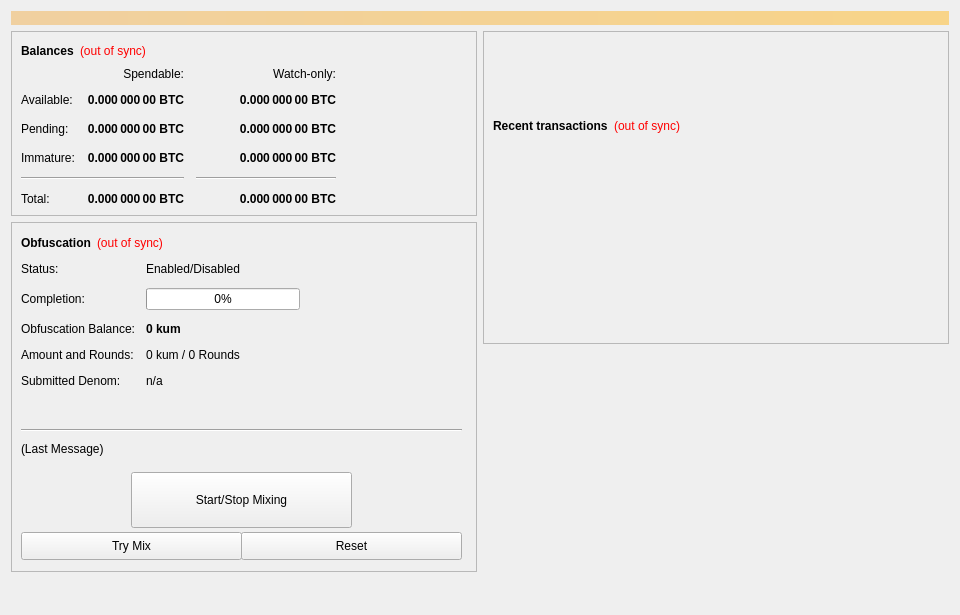
<?xml version="1.0" encoding="UTF-8"?>
<ui version="4.0">
 <class>OverviewPage</class>
 <widget class="QWidget" name="OverviewPage">
  <property name="geometry">
   <rect>
    <x>0</x>
    <y>0</y>
    <width>960</width>
    <height>615</height>
   </rect>
  </property>
  <property name="minimumSize">
   <size>
    <width>960</width>
    <height>0</height>
   </size>
  </property>
  <property name="windowTitle">
   <string>Form</string>
  </property>
  <layout class="QVBoxLayout" name="topLayout">
   <item>
    <widget class="QLabel" name="labelAlerts">
     <property name="visible">
      <bool>false</bool>
     </property>
     <property name="styleSheet">
      <string notr="true">background-color: qlineargradient(x1: 0, y1: 0, x2: 1, y2: 0, stop:0 #F0D0A0, stop:1 #F8D488); color:#000000;</string>
     </property>
     <property name="wordWrap">
      <bool>true</bool>
     </property>
     <property name="margin">
      <number>3</number>
     </property>
    </widget>
   </item>
   <item>
    <layout class="QHBoxLayout" name="horizontalLayout" stretch="1,1">
     <item>
      <layout class="QVBoxLayout" name="verticalLayout_2">
       <item>
        <widget class="QFrame" name="frame">
         <property name="frameShape">
          <enum>QFrame::StyledPanel</enum>
         </property>
         <property name="frameShadow">
          <enum>QFrame::Raised</enum>
         </property>
         <layout class="QVBoxLayout" name="verticalLayout_4">
          <item>
           <layout class="QHBoxLayout" name="horizontalLayout_4">
            <item>
             <widget class="QLabel" name="label_5">
              <property name="font">
               <font>
                <weight>75</weight>
                <bold>true</bold>
               </font>
              </property>
              <property name="text">
               <string>Balances</string>
              </property>
             </widget>
            </item>
            <item>
             <widget class="QLabel" name="labelWalletStatus">
              <property name="cursor">
               <cursorShape>WhatsThisCursor</cursorShape>
              </property>
              <property name="toolTip">
               <string>The displayed information may be out of date. Your wallet automatically synchronizes with the kum network after a connection is established, but this process has not completed yet.</string>
              </property>
              <property name="styleSheet">
               <string notr="true">QLabel { color: red; }</string>
              </property>
              <property name="text">
               <string notr="true">(out of sync)</string>
              </property>
              <property name="alignment">
               <set>Qt::AlignLeading|Qt::AlignLeft|Qt::AlignVCenter</set>
              </property>
             </widget>
            </item>
            <item>
             <spacer name="horizontalSpacer_3">
              <property name="orientation">
               <enum>Qt::Horizontal</enum>
              </property>
              <property name="sizeHint" stdset="0">
               <size>
                <width>40</width>
                <height>20</height>
               </size>
              </property>
             </spacer>
            </item>
           </layout>
          </item>
          <item>
           <layout class="QGridLayout" name="gridLayout">
            <property name="spacing">
             <number>12</number>
            </property>
            <item row="2" column="2">
             <widget class="QLabel" name="labelWatchPending">
              <property name="font">
               <font>
                <weight>75</weight>
                <bold>true</bold>
               </font>
              </property>
              <property name="cursor">
               <cursorShape>IBeamCursor</cursorShape>
              </property>
              <property name="toolTip">
               <string>Unconfirmed transactions to watch-only addresses</string>
              </property>
              <property name="text">
               <string notr="true">0.000 000 00 BTC</string>
              </property>
              <property name="alignment">
               <set>Qt::AlignRight|Qt::AlignTrailing|Qt::AlignVCenter</set>
              </property>
              <property name="textInteractionFlags">
               <set>Qt::LinksAccessibleByMouse|Qt::TextSelectableByKeyboard|Qt::TextSelectableByMouse</set>
              </property>
             </widget>
            </item>
            <item row="2" column="1">
             <widget class="QLabel" name="labelUnconfirmed">
              <property name="font">
               <font>
                <weight>75</weight>
                <bold>true</bold>
               </font>
              </property>
              <property name="cursor">
               <cursorShape>IBeamCursor</cursorShape>
              </property>
              <property name="toolTip">
               <string>Total of transactions that have yet to be confirmed, and do not yet count toward the spendable balance</string>
              </property>
              <property name="text">
               <string notr="true">0.000 000 00 BTC</string>
              </property>
              <property name="alignment">
               <set>Qt::AlignRight|Qt::AlignTrailing|Qt::AlignVCenter</set>
              </property>
              <property name="textInteractionFlags">
               <set>Qt::LinksAccessibleByMouse|Qt::TextSelectableByKeyboard|Qt::TextSelectableByMouse</set>
              </property>
             </widget>
            </item>
            <item row="3" column="2">
             <widget class="QLabel" name="labelWatchImmature">
              <property name="font">
               <font>
                <weight>75</weight>
                <bold>true</bold>
               </font>
              </property>
              <property name="cursor">
               <cursorShape>IBeamCursor</cursorShape>
              </property>
              <property name="toolTip">
               <string>Staked or masternode rewards in watch-only addresses that has not yet matured</string>
              </property>
              <property name="text">
               <string notr="true">0.000 000 00 BTC</string>
              </property>
              <property name="alignment">
               <set>Qt::AlignRight|Qt::AlignTrailing|Qt::AlignVCenter</set>
              </property>
              <property name="textInteractionFlags">
               <set>Qt::LinksAccessibleByMouse|Qt::TextSelectableByKeyboard|Qt::TextSelectableByMouse</set>
              </property>
             </widget>
            </item>
            <item row="4" column="0" colspan="2">
             <widget class="Line" name="lineSpendableBalance">
              <property name="orientation">
               <enum>Qt::Horizontal</enum>
              </property>
             </widget>
            </item>
            <item row="4" column="2">
             <widget class="Line" name="lineWatchBalance">
              <property name="sizePolicy">
               <sizepolicy hsizetype="Preferred" vsizetype="Fixed">
                <horstretch>0</horstretch>
                <verstretch>0</verstretch>
               </sizepolicy>
              </property>
              <property name="minimumSize">
               <size>
                <width>140</width>
                <height>0</height>
               </size>
              </property>
              <property name="orientation">
               <enum>Qt::Horizontal</enum>
              </property>
             </widget>
            </item>
            <item row="5" column="0">
             <widget class="QLabel" name="labelTotalText">
              <property name="text">
               <string>Total:</string>
              </property>
             </widget>
            </item>
            <item row="3" column="1">
             <widget class="QLabel" name="labelImmature">
              <property name="font">
               <font>
                <weight>75</weight>
                <bold>true</bold>
               </font>
              </property>
              <property name="cursor">
               <cursorShape>IBeamCursor</cursorShape>
              </property>
              <property name="toolTip">
               <string>Staked or masternode rewards that has not yet matured</string>
              </property>
              <property name="text">
               <string notr="true">0.000 000 00 BTC</string>
              </property>
              <property name="alignment">
               <set>Qt::AlignRight|Qt::AlignTrailing|Qt::AlignVCenter</set>
              </property>
              <property name="textInteractionFlags">
               <set>Qt::LinksAccessibleByMouse|Qt::TextSelectableByKeyboard|Qt::TextSelectableByMouse</set>
              </property>
             </widget>
            </item>
            <item row="2" column="3">
             <spacer name="horizontalSpacer_2">
              <property name="orientation">
               <enum>Qt::Horizontal</enum>
              </property>
              <property name="sizeHint" stdset="0">
               <size>
                <width>40</width>
                <height>20</height>
               </size>
              </property>
             </spacer>
            </item>
            <item row="3" column="0">
             <widget class="QLabel" name="labelImmatureText">
              <property name="text">
               <string>Immature:</string>
              </property>
             </widget>
            </item>
            <item row="5" column="1">
             <widget class="QLabel" name="labelTotal">
              <property name="font">
               <font>
                <weight>75</weight>
                <bold>true</bold>
               </font>
              </property>
              <property name="cursor">
               <cursorShape>IBeamCursor</cursorShape>
              </property>
              <property name="toolTip">
               <string>Your current total balance</string>
              </property>
              <property name="text">
               <string notr="true">0.000 000 00 BTC</string>
              </property>
              <property name="alignment">
               <set>Qt::AlignRight|Qt::AlignTrailing|Qt::AlignVCenter</set>
              </property>
              <property name="textInteractionFlags">
               <set>Qt::LinksAccessibleByMouse|Qt::TextSelectableByKeyboard|Qt::TextSelectableByMouse</set>
              </property>
             </widget>
            </item>
            <item row="5" column="2">
             <widget class="QLabel" name="labelWatchTotal">
              <property name="font">
               <font>
                <weight>75</weight>
                <bold>true</bold>
               </font>
              </property>
              <property name="cursor">
               <cursorShape>IBeamCursor</cursorShape>
              </property>
              <property name="toolTip">
               <string>Current total balance in watch-only addresses</string>
              </property>
              <property name="text">
               <string notr="true">0.000 000 00 BTC</string>
              </property>
              <property name="alignment">
               <set>Qt::AlignRight|Qt::AlignTrailing|Qt::AlignVCenter</set>
              </property>
              <property name="textInteractionFlags">
               <set>Qt::LinksAccessibleByMouse|Qt::TextSelectableByKeyboard|Qt::TextSelectableByMouse</set>
              </property>
             </widget>
            </item>
            <item row="0" column="2">
             <widget class="QLabel" name="labelWatchonly">
              <property name="text">
               <string>Watch-only:</string>
              </property>
              <property name="alignment">
               <set>Qt::AlignRight|Qt::AlignTrailing|Qt::AlignVCenter</set>
              </property>
             </widget>
            </item>
            <item row="1" column="0">
             <widget class="QLabel" name="labelBalanceText">
              <property name="text">
               <string>Available:</string>
              </property>
             </widget>
            </item>
            <item row="1" column="1">
             <widget class="QLabel" name="labelBalance">
              <property name="font">
               <font>
                <weight>75</weight>
                <bold>true</bold>
               </font>
              </property>
              <property name="cursor">
               <cursorShape>IBeamCursor</cursorShape>
              </property>
              <property name="toolTip">
               <string>Your current spendable balance</string>
              </property>
              <property name="text">
               <string notr="true">0.000 000 00 BTC</string>
              </property>
              <property name="alignment">
               <set>Qt::AlignRight|Qt::AlignTrailing|Qt::AlignVCenter</set>
              </property>
              <property name="textInteractionFlags">
               <set>Qt::LinksAccessibleByMouse|Qt::TextSelectableByKeyboard|Qt::TextSelectableByMouse</set>
              </property>
             </widget>
            </item>
            <item row="1" column="2">
             <widget class="QLabel" name="labelWatchAvailable">
              <property name="font">
               <font>
                <weight>75</weight>
                <bold>true</bold>
               </font>
              </property>
              <property name="cursor">
               <cursorShape>IBeamCursor</cursorShape>
              </property>
              <property name="toolTip">
               <string>Your current balance in watch-only addresses</string>
              </property>
              <property name="text">
               <string notr="true">0.000 000 00 BTC</string>
              </property>
              <property name="alignment">
               <set>Qt::AlignRight|Qt::AlignTrailing|Qt::AlignVCenter</set>
              </property>
              <property name="textInteractionFlags">
               <set>Qt::LinksAccessibleByMouse|Qt::TextSelectableByKeyboard|Qt::TextSelectableByMouse</set>
              </property>
             </widget>
            </item>
            <item row="2" column="0">
             <widget class="QLabel" name="labelPendingText">
              <property name="text">
               <string>Pending:</string>
              </property>
             </widget>
            </item>
            <item row="0" column="1">
             <widget class="QLabel" name="labelSpendable">
              <property name="text">
               <string>Spendable:</string>
              </property>
              <property name="alignment">
               <set>Qt::AlignRight|Qt::AlignTrailing|Qt::AlignVCenter</set>
              </property>
             </widget>
            </item>
           </layout>
          </item>
         </layout>
        </widget>
       </item>
       <item>
        <widget class="QFrame" name="frameObfuscation">
         <property name="minimumSize">
          <size>
           <width>0</width>
           <height>350</height>
          </size>
         </property>
         <property name="layoutDirection">
          <enum>Qt::LeftToRight</enum>
         </property>
         <property name="frameShape">
          <enum>QFrame::StyledPanel</enum>
         </property>
         <property name="frameShadow">
          <enum>QFrame::Raised</enum>
         </property>
         <widget class="QWidget" name="formLayoutWidget">
          <property name="geometry">
           <rect>
            <x>10</x>
            <y>40</y>
            <width>451</width>
            <height>161</height>
           </rect>
          </property>
          <layout class="QFormLayout" name="formLayout">
           <property name="fieldGrowthPolicy">
            <enum>QFormLayout::AllNonFixedFieldsGrow</enum>
           </property>
           <property name="horizontalSpacing">
            <number>11</number>
           </property>
           <property name="verticalSpacing">
            <number>12</number>
           </property>
           <item row="0" column="0">
            <widget class="QLabel" name="label_6">
             <property name="text">
              <string>Status:</string>
             </property>
            </widget>
           </item>
           <item row="1" column="0">
            <widget class="QLabel" name="label_7">
             <property name="text">
              <string>Completion:</string>
             </property>
            </widget>
           </item>
           <item row="1" column="1">
            <widget class="QProgressBar" name="obfuscationProgress">
             <property name="maximumSize">
              <size>
               <width>154</width>
               <height>16777215</height>
              </size>
             </property>
             <property name="value">
              <number>0</number>
             </property>
            </widget>
           </item>
           <item row="2" column="0">
            <widget class="QLabel" name="labelAnonymizedText">
             <property name="text">
              <string>Obfuscation Balance:</string>
             </property>
            </widget>
           </item>
           <item row="2" column="1">
            <widget class="QLabel" name="labelAnonymized">
             <property name="font">
              <font>
               <weight>75</weight>
               <bold>true</bold>
              </font>
             </property>
             <property name="text">
              <string notr="true">0 kum</string>
             </property>
            </widget>
           </item>
           <item row="3" column="0">
            <widget class="QLabel" name="label_8">
             <property name="text">
              <string>Amount and Rounds:</string>
             </property>
            </widget>
           </item>
           <item row="3" column="1">
            <widget class="QLabel" name="labelAmountRounds">
             <property name="text">
              <string>0 kum / 0 Rounds</string>
             </property>
            </widget>
           </item>
           <item row="4" column="0">
            <widget class="QLabel" name="label_9">
             <property name="text">
              <string>Submitted Denom:</string>
             </property>
            </widget>
           </item>
           <item row="4" column="1">
            <widget class="QLabel" name="labelSubmittedDenom">
             <property name="toolTip">
              <string>The denominations you submitted to the Masternode.&lt;br&gt;To mix, other users must submit the exact same denominations.</string>
             </property>
             <property name="text">
              <string>n/a</string>
             </property>
            </widget>
           </item>
           <item row="0" column="1">
            <widget class="QLabel" name="obfuscationEnabled">
             <property name="text">
              <string>Enabled/Disabled</string>
             </property>
            </widget>
           </item>
          </layout>
         </widget>
         <widget class="QPushButton" name="runAutoDenom">
          <property name="geometry">
           <rect>
            <x>251</x>
            <y>17</y>
            <width>1</width>
            <height>1</height>
           </rect>
          </property>
          <property name="palette">
           <palette>
            <active>
             <colorrole role="WindowText">
              <brush brushstyle="SolidPattern">
               <color alpha="255">
                <red>0</red>
                <green>0</green>
                <blue>0</blue>
               </color>
              </brush>
             </colorrole>
             <colorrole role="Button">
              <brush brushstyle="SolidPattern">
               <color alpha="255">
                <red>239</red>
                <green>238</green>
                <blue>238</blue>
               </color>
              </brush>
             </colorrole>
             <colorrole role="Light">
              <brush brushstyle="SolidPattern">
               <color alpha="255">
                <red>255</red>
                <green>255</green>
                <blue>255</blue>
               </color>
              </brush>
             </colorrole>
             <colorrole role="Midlight">
              <brush brushstyle="SolidPattern">
               <color alpha="255">
                <red>247</red>
                <green>246</green>
                <blue>246</blue>
               </color>
              </brush>
             </colorrole>
             <colorrole role="Dark">
              <brush brushstyle="SolidPattern">
               <color alpha="255">
                <red>119</red>
                <green>119</green>
                <blue>119</blue>
               </color>
              </brush>
             </colorrole>
             <colorrole role="Mid">
              <brush brushstyle="SolidPattern">
               <color alpha="255">
                <red>159</red>
                <green>159</green>
                <blue>159</blue>
               </color>
              </brush>
             </colorrole>
             <colorrole role="Text">
              <brush brushstyle="SolidPattern">
               <color alpha="255">
                <red>0</red>
                <green>0</green>
                <blue>0</blue>
               </color>
              </brush>
             </colorrole>
             <colorrole role="BrightText">
              <brush brushstyle="SolidPattern">
               <color alpha="255">
                <red>255</red>
                <green>255</green>
                <blue>255</blue>
               </color>
              </brush>
             </colorrole>
             <colorrole role="ButtonText">
              <brush brushstyle="SolidPattern">
               <color alpha="255">
                <red>0</red>
                <green>0</green>
                <blue>0</blue>
               </color>
              </brush>
             </colorrole>
             <colorrole role="Base">
              <brush brushstyle="SolidPattern">
               <color alpha="255">
                <red>255</red>
                <green>255</green>
                <blue>255</blue>
               </color>
              </brush>
             </colorrole>
             <colorrole role="Window">
              <brush brushstyle="SolidPattern">
               <color alpha="255">
                <red>239</red>
                <green>238</green>
                <blue>238</blue>
               </color>
              </brush>
             </colorrole>
             <colorrole role="Shadow">
              <brush brushstyle="SolidPattern">
               <color alpha="255">
                <red>0</red>
                <green>0</green>
                <blue>0</blue>
               </color>
              </brush>
             </colorrole>
             <colorrole role="AlternateBase">
              <brush brushstyle="SolidPattern">
               <color alpha="255">
                <red>247</red>
                <green>246</green>
                <blue>246</blue>
               </color>
              </brush>
             </colorrole>
             <colorrole role="ToolTipBase">
              <brush brushstyle="SolidPattern">
               <color alpha="255">
                <red>255</red>
                <green>255</green>
                <blue>220</blue>
               </color>
              </brush>
             </colorrole>
             <colorrole role="ToolTipText">
              <brush brushstyle="SolidPattern">
               <color alpha="255">
                <red>0</red>
                <green>0</green>
                <blue>0</blue>
               </color>
              </brush>
             </colorrole>
            </active>
            <inactive>
             <colorrole role="WindowText">
              <brush brushstyle="SolidPattern">
               <color alpha="255">
                <red>0</red>
                <green>0</green>
                <blue>0</blue>
               </color>
              </brush>
             </colorrole>
             <colorrole role="Button">
              <brush brushstyle="SolidPattern">
               <color alpha="255">
                <red>239</red>
                <green>238</green>
                <blue>238</blue>
               </color>
              </brush>
             </colorrole>
             <colorrole role="Light">
              <brush brushstyle="SolidPattern">
               <color alpha="255">
                <red>255</red>
                <green>255</green>
                <blue>255</blue>
               </color>
              </brush>
             </colorrole>
             <colorrole role="Midlight">
              <brush brushstyle="SolidPattern">
               <color alpha="255">
                <red>247</red>
                <green>246</green>
                <blue>246</blue>
               </color>
              </brush>
             </colorrole>
             <colorrole role="Dark">
              <brush brushstyle="SolidPattern">
               <color alpha="255">
                <red>119</red>
                <green>119</green>
                <blue>119</blue>
               </color>
              </brush>
             </colorrole>
             <colorrole role="Mid">
              <brush brushstyle="SolidPattern">
               <color alpha="255">
                <red>159</red>
                <green>159</green>
                <blue>159</blue>
               </color>
              </brush>
             </colorrole>
             <colorrole role="Text">
              <brush brushstyle="SolidPattern">
               <color alpha="255">
                <red>0</red>
                <green>0</green>
                <blue>0</blue>
               </color>
              </brush>
             </colorrole>
             <colorrole role="BrightText">
              <brush brushstyle="SolidPattern">
               <color alpha="255">
                <red>255</red>
                <green>255</green>
                <blue>255</blue>
               </color>
              </brush>
             </colorrole>
             <colorrole role="ButtonText">
              <brush brushstyle="SolidPattern">
               <color alpha="255">
                <red>0</red>
                <green>0</green>
                <blue>0</blue>
               </color>
              </brush>
             </colorrole>
             <colorrole role="Base">
              <brush brushstyle="SolidPattern">
               <color alpha="255">
                <red>255</red>
                <green>255</green>
                <blue>255</blue>
               </color>
              </brush>
             </colorrole>
             <colorrole role="Window">
              <brush brushstyle="SolidPattern">
               <color alpha="255">
                <red>239</red>
                <green>238</green>
                <blue>238</blue>
               </color>
              </brush>
             </colorrole>
             <colorrole role="Shadow">
              <brush brushstyle="SolidPattern">
               <color alpha="255">
                <red>0</red>
                <green>0</green>
                <blue>0</blue>
               </color>
              </brush>
             </colorrole>
             <colorrole role="AlternateBase">
              <brush brushstyle="SolidPattern">
               <color alpha="255">
                <red>247</red>
                <green>246</green>
                <blue>246</blue>
               </color>
              </brush>
             </colorrole>
             <colorrole role="ToolTipBase">
              <brush brushstyle="SolidPattern">
               <color alpha="255">
                <red>255</red>
                <green>255</green>
                <blue>220</blue>
               </color>
              </brush>
             </colorrole>
             <colorrole role="ToolTipText">
              <brush brushstyle="SolidPattern">
               <color alpha="255">
                <red>0</red>
                <green>0</green>
                <blue>0</blue>
               </color>
              </brush>
             </colorrole>
            </inactive>
            <disabled>
             <colorrole role="WindowText">
              <brush brushstyle="SolidPattern">
               <color alpha="255">
                <red>119</red>
                <green>119</green>
                <blue>119</blue>
               </color>
              </brush>
             </colorrole>
             <colorrole role="Button">
              <brush brushstyle="SolidPattern">
               <color alpha="255">
                <red>239</red>
                <green>238</green>
                <blue>238</blue>
               </color>
              </brush>
             </colorrole>
             <colorrole role="Light">
              <brush brushstyle="SolidPattern">
               <color alpha="255">
                <red>255</red>
                <green>255</green>
                <blue>255</blue>
               </color>
              </brush>
             </colorrole>
             <colorrole role="Midlight">
              <brush brushstyle="SolidPattern">
               <color alpha="255">
                <red>247</red>
                <green>246</green>
                <blue>246</blue>
               </color>
              </brush>
             </colorrole>
             <colorrole role="Dark">
              <brush brushstyle="SolidPattern">
               <color alpha="255">
                <red>119</red>
                <green>119</green>
                <blue>119</blue>
               </color>
              </brush>
             </colorrole>
             <colorrole role="Mid">
              <brush brushstyle="SolidPattern">
               <color alpha="255">
                <red>159</red>
                <green>159</green>
                <blue>159</blue>
               </color>
              </brush>
             </colorrole>
             <colorrole role="Text">
              <brush brushstyle="SolidPattern">
               <color alpha="255">
                <red>119</red>
                <green>119</green>
                <blue>119</blue>
               </color>
              </brush>
             </colorrole>
             <colorrole role="BrightText">
              <brush brushstyle="SolidPattern">
               <color alpha="255">
                <red>255</red>
                <green>255</green>
                <blue>255</blue>
               </color>
              </brush>
             </colorrole>
             <colorrole role="ButtonText">
              <brush brushstyle="SolidPattern">
               <color alpha="255">
                <red>119</red>
                <green>119</green>
                <blue>119</blue>
               </color>
              </brush>
             </colorrole>
             <colorrole role="Base">
              <brush brushstyle="SolidPattern">
               <color alpha="255">
                <red>239</red>
                <green>238</green>
                <blue>238</blue>
               </color>
              </brush>
             </colorrole>
             <colorrole role="Window">
              <brush brushstyle="SolidPattern">
               <color alpha="255">
                <red>239</red>
                <green>238</green>
                <blue>238</blue>
               </color>
              </brush>
             </colorrole>
             <colorrole role="Shadow">
              <brush brushstyle="SolidPattern">
               <color alpha="255">
                <red>0</red>
                <green>0</green>
                <blue>0</blue>
               </color>
              </brush>
             </colorrole>
             <colorrole role="AlternateBase">
              <brush brushstyle="SolidPattern">
               <color alpha="255">
                <red>239</red>
                <green>238</green>
                <blue>238</blue>
               </color>
              </brush>
             </colorrole>
             <colorrole role="ToolTipBase">
              <brush brushstyle="SolidPattern">
               <color alpha="255">
                <red>255</red>
                <green>255</green>
                <blue>220</blue>
               </color>
              </brush>
             </colorrole>
             <colorrole role="ToolTipText">
              <brush brushstyle="SolidPattern">
               <color alpha="255">
                <red>0</red>
                <green>0</green>
                <blue>0</blue>
               </color>
              </brush>
             </colorrole>
            </disabled>
           </palette>
          </property>
          <property name="focusPolicy">
           <enum>Qt::NoFocus</enum>
          </property>
          <property name="autoFillBackground">
           <bool>true</bool>
          </property>
          <property name="text">
           <string/>
          </property>
          <property name="flat">
           <bool>true</bool>
          </property>
         </widget>
         <widget class="QPushButton" name="toggleObfuscation">
          <property name="geometry">
           <rect>
            <x>120</x>
            <y>250</y>
            <width>221</width>
            <height>56</height>
           </rect>
          </property>
          <property name="sizePolicy">
           <sizepolicy hsizetype="MinimumExpanding" vsizetype="Fixed">
            <horstretch>0</horstretch>
            <verstretch>0</verstretch>
           </sizepolicy>
          </property>
          <property name="text">
           <string>Start/Stop Mixing</string>
          </property>
         </widget>
         <widget class="Line" name="lineLastMessage">
          <property name="geometry">
           <rect>
            <x>10</x>
            <y>200</y>
            <width>441</width>
            <height>16</height>
           </rect>
          </property>
          <property name="orientation">
           <enum>Qt::Horizontal</enum>
          </property>
         </widget>
         <widget class="QLabel" name="obfuscationStatus">
          <property name="geometry">
           <rect>
            <x>10</x>
            <y>220</y>
            <width>451</width>
            <height>61</height>
           </rect>
          </property>
          <property name="minimumSize">
           <size>
            <width>288</width>
            <height>43</height>
           </size>
          </property>
          <property name="text">
           <string>(Last Message)</string>
          </property>
          <property name="alignment">
           <set>Qt::AlignLeading|Qt::AlignLeft|Qt::AlignTop</set>
          </property>
          <property name="wordWrap">
           <bool>true</bool>
          </property>
         </widget>
         <widget class="QPushButton" name="obfuscationAuto">
          <property name="geometry">
           <rect>
            <x>10</x>
            <y>310</y>
            <width>221</width>
            <height>28</height>
           </rect>
          </property>
          <property name="sizePolicy">
           <sizepolicy hsizetype="MinimumExpanding" vsizetype="Fixed">
            <horstretch>0</horstretch>
            <verstretch>0</verstretch>
           </sizepolicy>
          </property>
          <property name="toolTip">
           <string>Try to manually submit a Obfuscation request.</string>
          </property>
          <property name="text">
           <string>Try Mix</string>
          </property>
         </widget>
         <widget class="QPushButton" name="obfuscationReset">
          <property name="geometry">
           <rect>
            <x>230</x>
            <y>310</y>
            <width>221</width>
            <height>28</height>
           </rect>
          </property>
          <property name="sizePolicy">
           <sizepolicy hsizetype="MinimumExpanding" vsizetype="Fixed">
            <horstretch>0</horstretch>
            <verstretch>0</verstretch>
           </sizepolicy>
          </property>
          <property name="toolTip">
           <string>Reset the current status of Obfuscation (can interrupt Obfuscation if it's in the process of Mixing, which can cost you money!)</string>
          </property>
          <property name="autoFillBackground">
           <bool>false</bool>
          </property>
          <property name="text">
           <string>Reset</string>
          </property>
         </widget>
         <widget class="QWidget" name="layoutWidget">
          <property name="geometry">
           <rect>
            <x>10</x>
            <y>10</y>
            <width>431</width>
            <height>22</height>
           </rect>
          </property>
          <layout class="QHBoxLayout" name="horizontalLayout_5">
           <item>
            <widget class="QLabel" name="label_2">
             <property name="font">
              <font>
               <weight>75</weight>
               <bold>true</bold>
              </font>
             </property>
             <property name="text">
              <string>Obfuscation</string>
             </property>
            </widget>
           </item>
           <item>
            <widget class="QLabel" name="labelObfuscationSyncStatus">
             <property name="toolTip">
              <string>The displayed information may be out of date. Your wallet automatically synchronizes with the kum network after a connection is established, but this process has not completed yet.</string>
             </property>
             <property name="styleSheet">
              <string notr="true">QLabel { color: red; }</string>
             </property>
             <property name="text">
              <string notr="true">(out of sync)</string>
             </property>
             <property name="alignment">
              <set>Qt::AlignLeading|Qt::AlignLeft|Qt::AlignVCenter</set>
             </property>
            </widget>
           </item>
           <item>
            <spacer name="horizontalSpacer_4">
             <property name="orientation">
              <enum>Qt::Horizontal</enum>
             </property>
             <property name="sizeHint" stdset="0">
              <size>
               <width>40</width>
               <height>20</height>
              </size>
             </property>
            </spacer>
           </item>
          </layout>
         </widget>
        </widget>
       </item>
       <item>
        <spacer name="verticalSpacer">
         <property name="orientation">
          <enum>Qt::Vertical</enum>
         </property>
         <property name="sizeHint" stdset="0">
          <size>
           <width>20</width>
           <height>40</height>
          </size>
         </property>
        </spacer>
       </item>
      </layout>
     </item>
     <item>
      <layout class="QVBoxLayout" name="verticalLayout_3">
       <item>
        <widget class="QFrame" name="frame_2">
         <property name="frameShape">
          <enum>QFrame::StyledPanel</enum>
         </property>
         <property name="frameShadow">
          <enum>QFrame::Raised</enum>
         </property>
         <layout class="QVBoxLayout" name="verticalLayout">
          <item>
           <spacer name="verticalSpacer_3">
            <property name="orientation">
             <enum>Qt::Vertical</enum>
            </property>
            <property name="sizeType">
             <enum>QSizePolicy::Fixed</enum>
            </property>
            <property name="sizeHint" stdset="0">
             <size>
              <width>20</width>
              <height>75</height>
             </size>
            </property>
           </spacer>
          </item>
          <item>
           <layout class="QHBoxLayout" name="horizontalLayout_2">
            <item>
             <widget class="QLabel" name="label_4">
              <property name="font">
               <font>
                <weight>75</weight>
                <bold>true</bold>
               </font>
              </property>
              <property name="text">
               <string>Recent transactions</string>
              </property>
             </widget>
            </item>
            <item>
             <widget class="QLabel" name="labelTransactionsStatus">
              <property name="cursor">
               <cursorShape>WhatsThisCursor</cursorShape>
              </property>
              <property name="toolTip">
               <string>The displayed information may be out of date. Your wallet automatically synchronizes with the kum network after a connection is established, but this process has not completed yet.</string>
              </property>
              <property name="styleSheet">
               <string notr="true">QLabel { color: red; }</string>
              </property>
              <property name="text">
               <string notr="true">(out of sync)</string>
              </property>
              <property name="alignment">
               <set>Qt::AlignRight|Qt::AlignTrailing|Qt::AlignVCenter</set>
              </property>
             </widget>
            </item>
            <item>
             <spacer name="horizontalSpacer">
              <property name="orientation">
               <enum>Qt::Horizontal</enum>
              </property>
              <property name="sizeHint" stdset="0">
               <size>
                <width>40</width>
                <height>20</height>
               </size>
              </property>
             </spacer>
            </item>
           </layout>
          </item>
          <item>
           <widget class="QListView" name="listTransactions">
            <property name="styleSheet">
             <string notr="true">QListView { background: transparent; }</string>
            </property>
            <property name="frameShape">
             <enum>QFrame::NoFrame</enum>
            </property>
            <property name="verticalScrollBarPolicy">
             <enum>Qt::ScrollBarAlwaysOff</enum>
            </property>
            <property name="horizontalScrollBarPolicy">
             <enum>Qt::ScrollBarAlwaysOff</enum>
            </property>
            <property name="selectionMode">
             <enum>QAbstractItemView::NoSelection</enum>
            </property>
           </widget>
          </item>
         </layout>
        </widget>
       </item>
       <item>
        <spacer name="verticalSpacer_2">
         <property name="orientation">
          <enum>Qt::Vertical</enum>
         </property>
         <property name="sizeType">
          <enum>QSizePolicy::Expanding</enum>
         </property>
         <property name="sizeHint" stdset="0">
          <size>
           <width>20</width>
           <height>40</height>
          </size>
         </property>
        </spacer>
       </item>
      </layout>
     </item>
    </layout>
   </item>
  </layout>
 </widget>
 <resources/>
 <connections/>
</ui>
